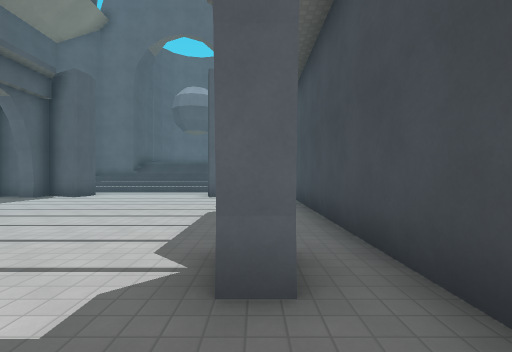
[1] (above)

12 first-person views from a walk through a Godot game level. The camera is 1.5 m above the floor, looks level and sees 85° across. The floor is counted in squares, 2 m on a side. Each view is taken from the middle of a square. On the plan, view 1 faces up. The plan holds only what a view shows up to about 10 squares ahead; the rest is blank. Surface patterns are stand-ins for the level's own textures.

[2]
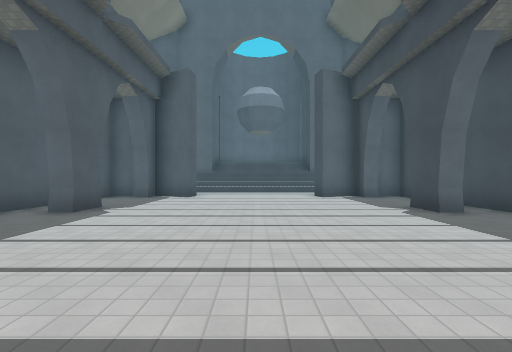

[3]
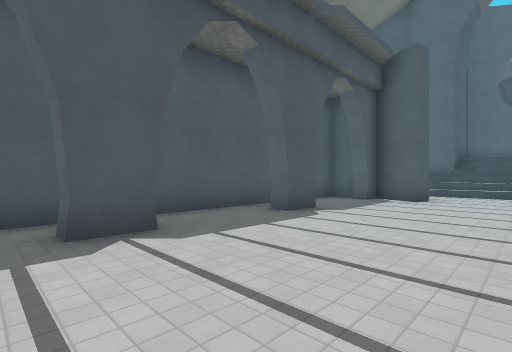

[4]
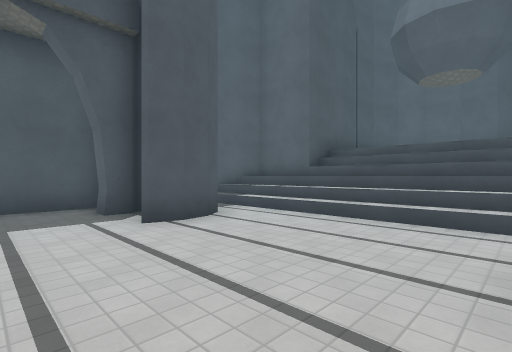

[5]
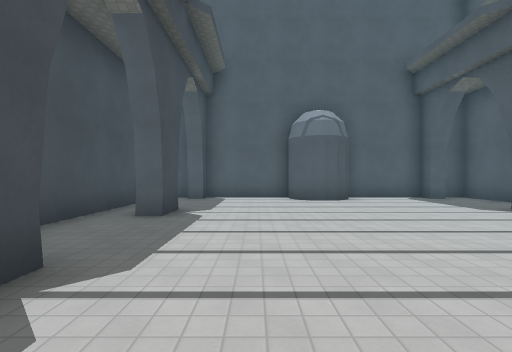

[6]
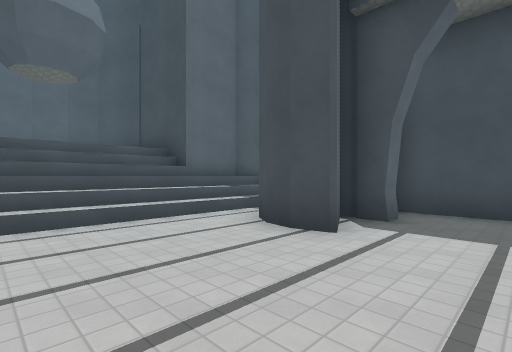

[7]
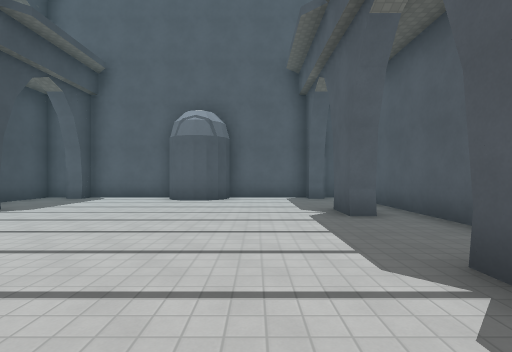

[8]
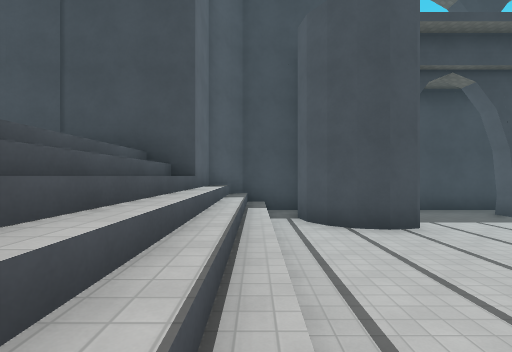

[9]
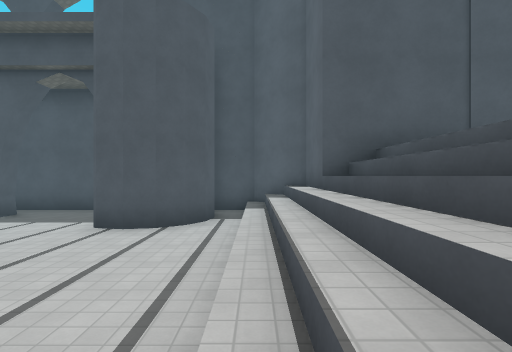

[10]
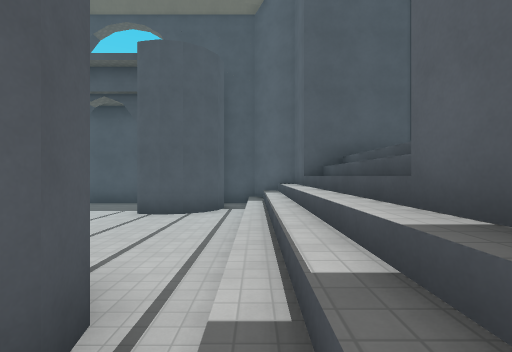

[11]
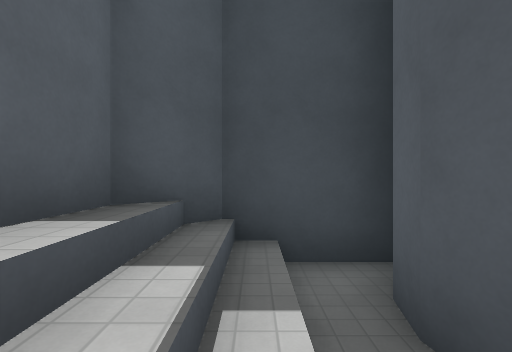

[12]
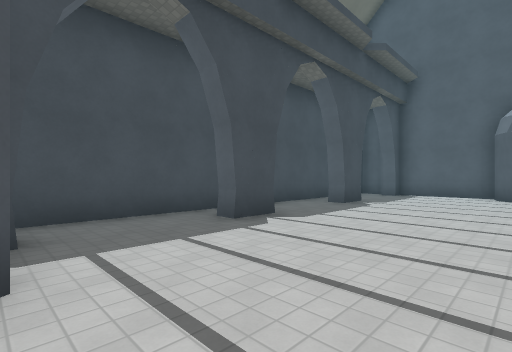

### Floor plan
Key: @ floor where view 1 was taken; # wall or solid block; . main floor; : floor 0.5 m higher than the main floor; + floor 1.5 m higher than the main floor; / step, stairs or slope.
Columns run from 10 left of view 1 to 2 right of it. Each row starts with its distance up from view 1.
 20       ##
 19     ##
 18     #    #
 17    #     #
 16    #     #
 15  ###/////###
 14 ##++/////++##
 13 #://////////#
 12 #./......./.#
 11 ####....#####
 10 #.##....#.#.#
  9 #...........#
  8 #...........#
  7 #...........#
  6 #.#.......#.#
  5 #...........#
  4 #...........#
  3 #...........#
  2 #.#.......#.#
  1 #...........#
  0 #.........@.#
 -1 #....##.....#
 -2 #############

Positions as (right, up) in squares from view 1, and headings:
1: (0, 0), facing up
2: (-4, 0), facing up
3: (-4, 1), facing up-left
4: (-2, 8), facing up-left
5: (-2, 8), facing down
6: (-5, 8), facing up-right
7: (-6, 8), facing down
8: (-7, 13), facing right
9: (-1, 13), facing left
10: (1, 13), facing left
11: (-2, 13), facing right
12: (-4, 10), facing down-right
